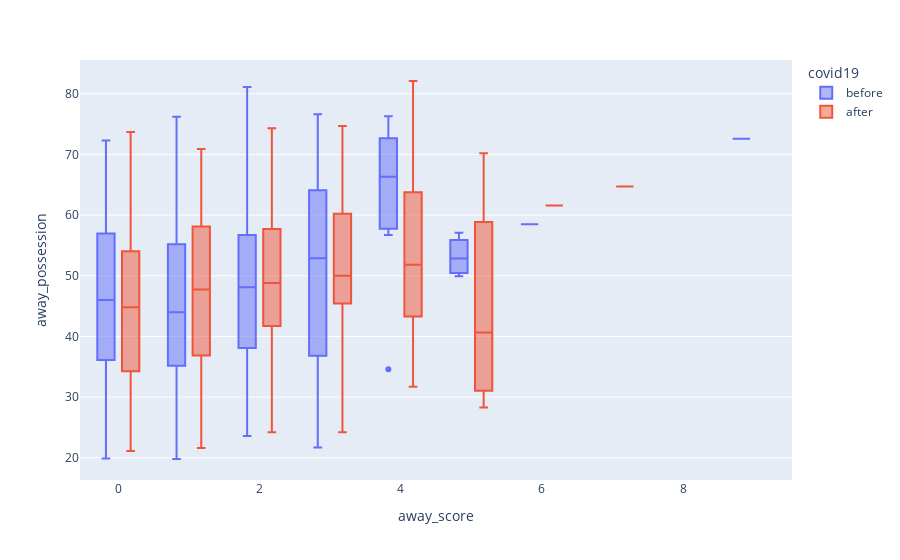

The notebook cell saved with this chart:
### Code cell
away_possession_vs_score = px.box(home_data, x='away_score', y='away_possession',color='covid19')
away_possession_vs_score.show()

### Figure 1 — Plotly figure (JSON) as saved in the notebook; plotly's stock layout.template omitted (floating-point values rounded to 4 significant figures; data arrays with more than 128 entries replaced by an {"elided": "..."} marker saying what was removed)
{"data": [{"alignmentgroup": "True", "hovertemplate": "covid19=before<br>away_score=%{x}<br>away_possession=%{y}<extra></extra>", "legendgroup": "before", "marker": {"color": "#636efa"}, "name": "before", "notched": false, "offsetgroup": "before", "orientation": "v", "showlegend": true, "type": "box", "x": {"elided": "503 int values"}, "x0": " ", "xaxis": "x", "y": {"elided": "503 float values"}, "y0": " ", "yaxis": "y"}, {"alignmentgroup": "True", "hovertemplate": "covid19=after<br>away_score=%{x}<br>away_possession=%{y}<extra></extra>", "legendgroup": "after", "marker": {"color": "#EF553B"}, "name": "after", "notched": false, "offsetgroup": "after", "orientation": "v", "showlegend": true, "type": "box", "x": {"elided": "352 int values"}, "x0": " ", "xaxis": "x", "y": {"elided": "352 float values"}, "y0": " ", "yaxis": "y"}], "layout": {"boxmode": "group", "legend": {"title": {"text": "covid19"}, "tracegroupgap": 0}, "margin": {"t": 60}, "xaxis": {"anchor": "y", "domain": [0, 1], "title": {"text": "away_score"}}, "yaxis": {"anchor": "x", "domain": [0, 1], "title": {"text": "away_possession"}}}}
